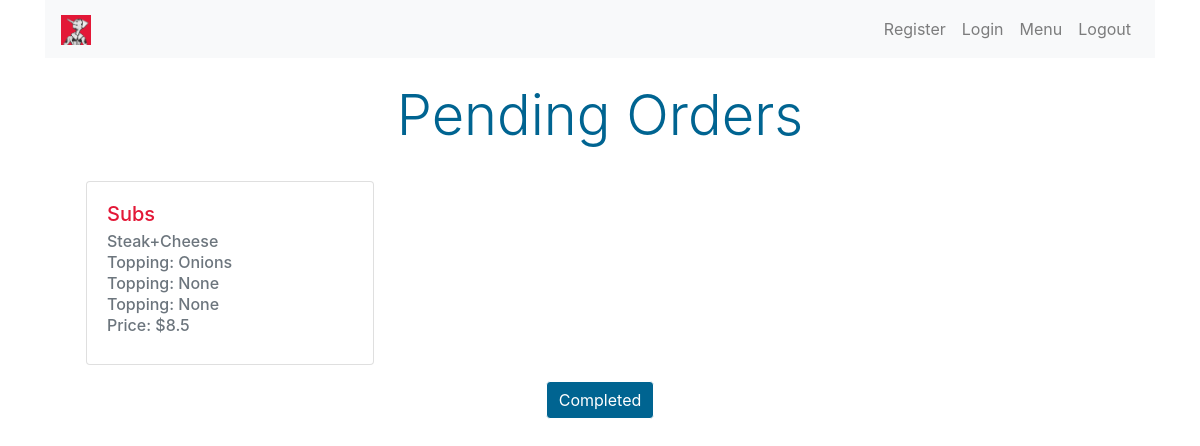
Screenshot of /cart/15 (signed in) with the database file from the repository.
### orders/models.py (models this page shows, shortened)
class Cart(models.Model):
    item = models.ForeignKey(MenuItem, on_delete=models.CASCADE)
    itemType = models.ForeignKey(ItemType, on_delete=models.CASCADE, default=1)
    price = models.FloatField()
    user = models.ForeignKey(User, on_delete=models.CASCADE)
    topping1 = models.ForeignKey(Topping, on_delete=models.CASCADE, related_name="cart_topping1", null=True)
    topping2 = models.ForeignKey(Topping, on_delete=models.CASCADE, related_name="cart_topping2", null=True)
    topping3 = models.ForeignKey(Topping, on_delete=models.CASCADE, related_name="cart_topping3", null=True)
    ordered = models.BooleanField(default=False)
    completed = models.BooleanField(default=False)

class MenuItem(models.Model):
    itemName = models.CharField(max_length=100)
    def __str__(self):
        return self.itemName

class ItemType(models.Model):
    itemId = models.ForeignKey(MenuItem, on_delete=models.CASCADE)
    itemType = models.CharField(max_length=100)
    def __str__(self):
        return self.itemType

class Topping(models.Model):
    toppingsType = models.CharField(max_length=100, null=True)
    forPizza = models.BooleanField(default=True)
    forSub = models.BooleanField(default=False)
    def __str__(self):
         return f"{self.toppingsType}"

### orders/views.py (the view)
# urls.py: path("cart/<int:user_id>", views.user_order, name="user_order")
@login_required(login_url='/login')
def user_order(request, user_id):
    if request.user.is_superuser:
        userCart = Cart.objects.filter(user=user_id).filter(ordered=True).filter(completed=False)
        if request.method == 'POST':
            userCart.update(completed=True)
            return HttpResponseRedirect('/cart')
        return render(request, 'orders/userorder.html', {'cart': userCart})
    else:
        return HttpResponseRedirect('/login')

### orders/templates/orders/userorder.html (shortened to what this page needs)
{% extends "orders/base.html" %}
{% load static %}
{% block navbar %}
<li class="nav-item">
    <a class="nav-link" href={% url 'menu' %}>Menu</a>
</li>
<li class="nav-item">
    <a class="nav-link" href={% url 'logoutUser' %}>Logout</a>
</li>
{% endblock %}
{% block content %}
<h1 class="display-4 text-center my-4">Pending Orders</h1>
<div class="container">
    <div class="row">
        {% for product in cart %}
        <div class="col-sm-12 col-md-6 col-lg-4 col-xl-4 my-2">
            <div class="card m-auto" style="width: 18rem;">
                <div class="card-body">
                    <h5 class="card-title">{{ product.item }}</h5>
                    <h6 class="card-subtitle mb-2 text-muted">{{ product.itemType }}</h6>
                    <h6 class="card-subtitle card-toppings mb-2 text-muted">Topping: <span>{{ product.topping1 }}</span>
                    </h6>
                    <h6 class="card-subtitle card-toppings mb-2 text-muted">Topping: <span>{{ product.topping2 }}</span>
                    </h6>
                    <h6 class="card-subtitle card-toppings mb-2 text-muted">Topping: <span>{{ product.topping3 }}</span>
                    </h6>
                    <h6 class="card-subtitle mb-2 text-muted">Price: ${{ product.price }}</h6>
                </div>
            </div>
        </div>
        {% endfor %}
    </div>
</div>
<div class="text-center">
    <form method="POST">
        <button type="submit" class="btn my-2">Completed</button>
    </form>
</div>
{% endblock content %}

### orders/static/orders/styles.css (style rules this page uses)
html { scroll-behavior: smooth; }
.btn { background-color: #006491; color: white; border-color: white; }
.display-4 { color: #006491; }
.card-title { color: #e31837; }

### rows the page displays
Cart: item "Subs", itemType "Steak+Cheese", topping1 "Onions", topping2 "None", topping3 "None", price "8.5"
